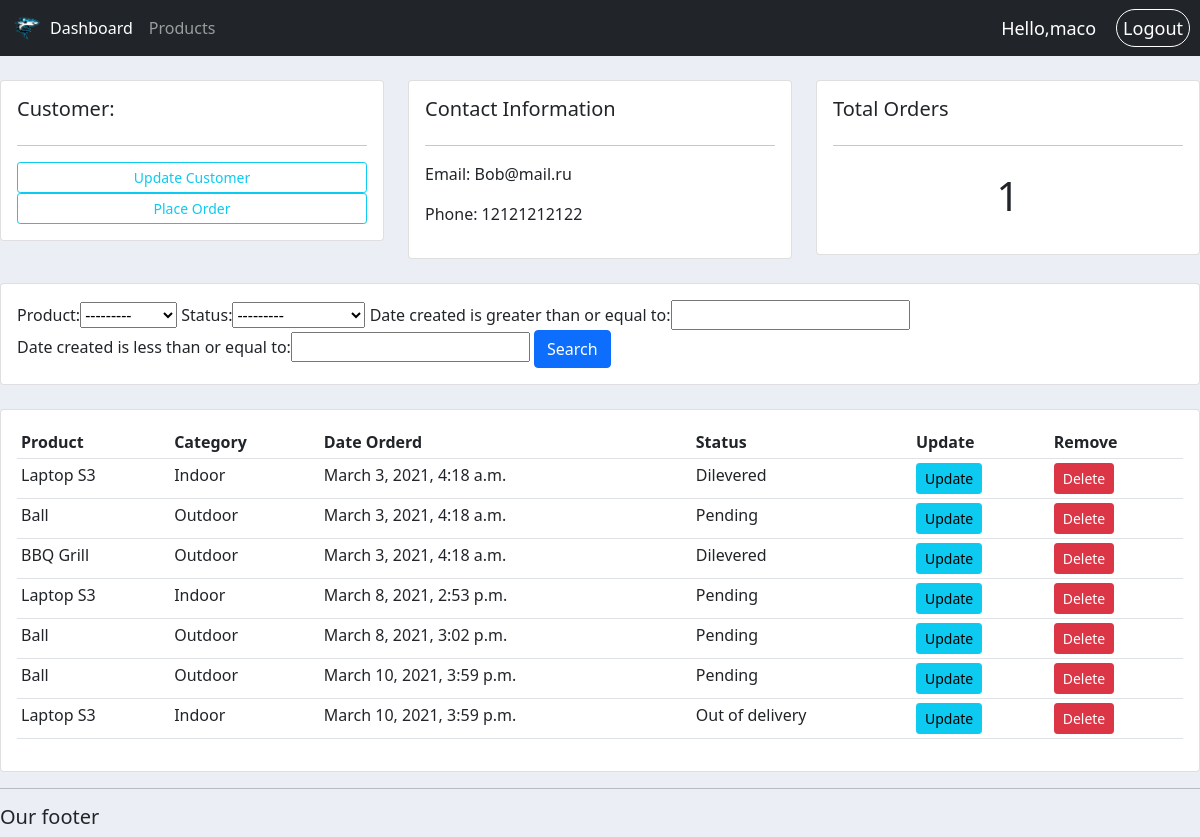
The page /customer/2/ (signed in) on the database its author committed.
### accounts/models.py (models this page shows, shortened)
class Customer(models.Model):
	name = models.CharField(max_length=200, null=True)
	phone = models.CharField(max_length=200, null=True)
	email = models.CharField(max_length=200, null=True)
	date_created = models.DateTimeField(auto_now_add=True)

class Order(models.Model):
	STATUS = (
			('Pending', 'Pending'),
			('Out of delivery', 'Out of delivery'),
			('Dilevered', 'Dilevered'),
		)
	customer = models.ForeignKey(Customer, null=True, on_delete=models.SET_NULL)
	product = models.ForeignKey(Product, null=True, on_delete=models.SET_NULL)
	date_created = models.DateTimeField(auto_now_add=True)
	status = models.CharField(max_length=200, null=True, choices=STATUS)

class Product(models.Model):
	CATAGORY = (
			('Indoor', 'Indoor'),
			('Outdoor', 'Outdoor'),
		)
	name = models.CharField(max_length=200, null=True)
	price = models.FloatField(null=True)
	description = models.CharField(max_length=200, null=True, blank=True)
	date_created = models.DateTimeField(auto_now_add=True)
	category = models.CharField(max_length=200, null=True, choices=CATAGORY)
	tags = models.ManyToManyField(Tag)
	def __str__ (self):
		return self.name

### accounts/views.py (the view)
# urls.py: path('customer/<str:pk_test>/', views.customer, name="customer"),
@login_required(login_url='login')
def customer(request, pk_test):
	customer = Customer.objects.get(id=pk_test)
	orders = customer.order_set.all()
	total_orders = orders.count()
	myFilter = OrderFilter(request.GET, queryset=Order.objects.all())
	orders = myFilter.qs
	context = {
		'customer': customer,
		'orders': orders,
		'total_orders': total_orders,
		'myFilter': myFilter,
	}
	return render(request, 'accounts/customer.html', context)

### accounts/templates/accounts/customer.html
{% extends 'accounts/main.html' %}
{% block content %}
	<br>
<div class="row">
	<div class="col-md">
		<div class="card card-body">
			<h5>Customer:</h5>
			<hr>
			<a class="btn btn-outline-info  btn-sm " href="">Update Customer</a>
			<a  class="btn btn-sm btn-outline-info" href="{% url 'create_order' customer.id %}" >Place Order</a>
		</div>
	</div>
	<div class="col-md">
		<div class="card card-body">
			<h5>Contact Information</h5>
			<hr>
			<p>Email: {{customer.email}}</p>
			<p>Phone: {{customer.phone}}</p>
		</div>
	</div>
	<div class="col-md">
		<div class="card card-body">
			<h5>Total Orders</h5>
			<hr>
			<h1 style="text-align: center;padding: 10px">{{total_orders}}</h1>
		</div>
	</div>
</div>
<br>
<div class="row">
	<div class="col">
		<div class="card card-body">
			<form method="get">
				{{ myFilter.form }}
		    <button class="btn btn-primary" type="submit">Search</button>
		  </form>
		</div>
	</div>
</div>
<br>
<div class="row">
	<div class="col-md">
		<div class="card card-body">
			<table class="table table-sm">
				<tr>
					<th>Product</th>
					<th>Category</th>
					<th>Date Orderd</th>
					<th>Status</th>
					<th>Update</th>
					<th>Remove</th>
				</tr>
				{% for order in orders %}
					<tr>
						<td>{{order.product}}</td>
						<td>{{order.product.category}}</td>
						<td>{{order.date_created}}</td>
						<td>{{order.status}}</td>
						<td><a class="btn btn-sm btn-info" href="{% url 'update_order' order.id %}">Update</a></td>
						<td><a class="btn btn-sm btn-danger" href="{% url 'delete_order' order.id %}">Delete</a></td>
					</tr>
				{% endfor%}
			</table>
		</div>
	</div>
</div>
{% endblock %}

### accounts/templates/accounts/navbar.html (shortened to what this page needs)
{% load static %}
<nav class="navbar navbar-expand-lg navbar-dark bg-dark">
  <div class="container-fluid">
    <img src="{% static 'images/logo.png' %}" id="logo">
    <div class="collapse navbar-collapse" id="navbarNav">
      <ul class="navbar-nav">
        <li class="nav-item">
          <a class="nav-link active" aria-current="page" href="{% url 'home' %}">Dashboard</a>
        </li>
        <li class="nav-item">
          <a class="nav-link" href="{% url 'products'%}">Products</a>
        </li>
      </ul>
    </div>
  </div>
  <span class='great-message'>Hello,{{request.user}} </span>
  <span><a class ="logout" href="{% url 'logout' %}"> Logout</a></span>
</nav>

### static/css/main.css (style rules this page uses)
#logo { width: 30px; height: auto; }
body { background: #ebeff5; }

### accounts/templates/accounts/navbar.html (style rules this page uses)
.great-message { color:white; font-size: 18px; padding-right: 20px; }
.logout { text-decoration: none; color:white; padding:6px; font-size: 18px; margin-right: 10px; border: 1px solid white; border-radius: 20px; }

### rows shown on the page
Customer: email "Bob@mail.ru", phone "12121212122"
Order: product "Laptop S3", product.category "Indoor", date_created "March 3, 2021, 4:18 a.m.", status "Dilevered"
Order: product "Ball", product.category "Outdoor", date_created "March 3, 2021, 4:18 a.m.", status "Pending"
Order: product "BBQ Grill", product.category "Outdoor", date_created "March 3, 2021, 4:18 a.m.", status "Dilevered"
Order: product "Laptop S3", product.category "Indoor", date_created "March 8, 2021, 2:53 p.m.", status "Pending"
Order: product "Ball", product.category "Outdoor", date_created "March 8, 2021, 3:02 p.m.", status "Pending"
Order: product "Ball", product.category "Outdoor", date_created "March 10, 2021, 3:59 p.m.", status "Pending"
Order: product "Laptop S3", product.category "Indoor", date_created "March 10, 2021, 3:59 p.m.", status "Out of delivery"

### other values the page prints
{{ request.user }} "maco"
{{ total_orders }} "1"
